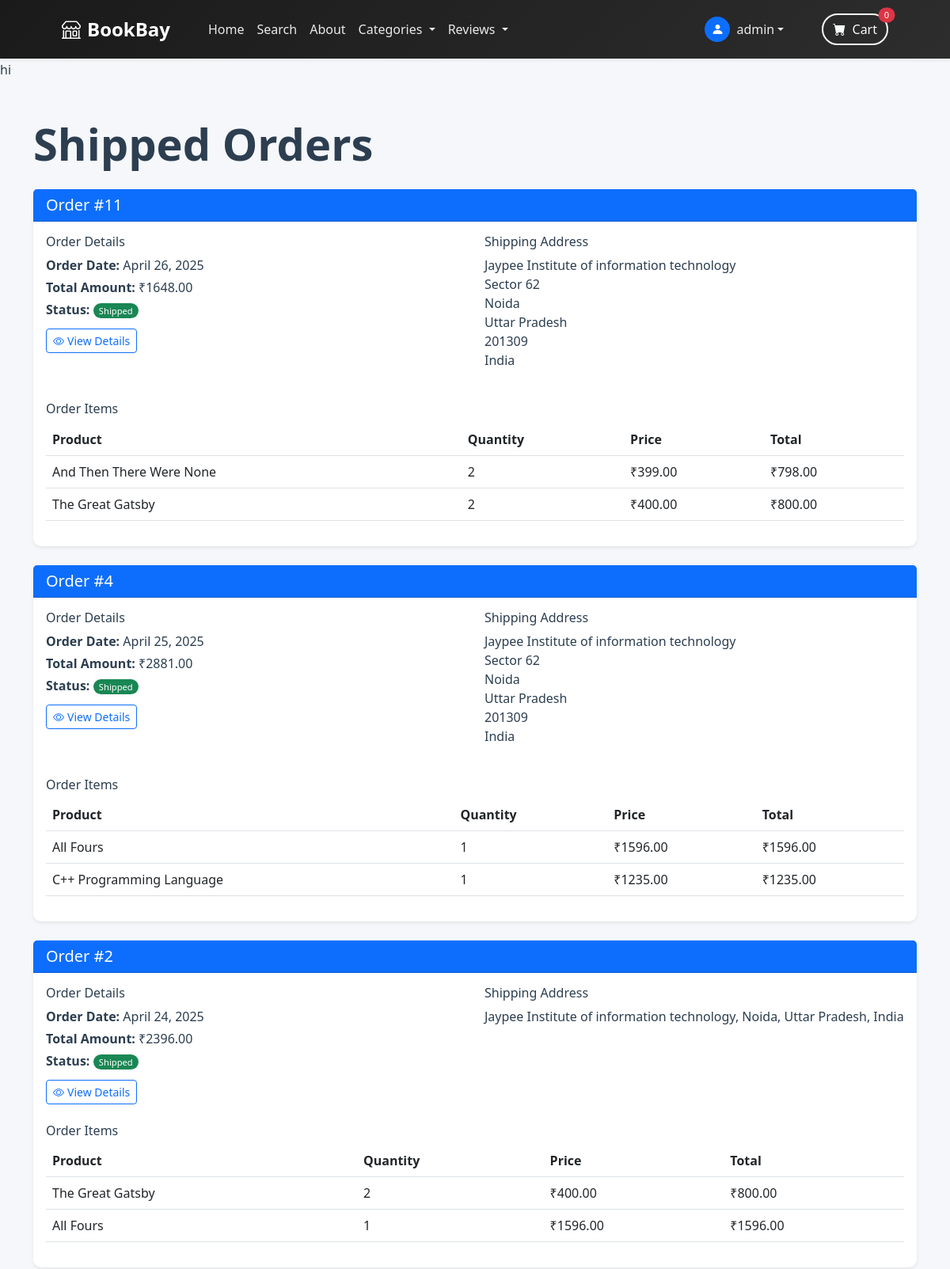
The app's page /payment/shipped_dashboard/ (signed in, upper part), older data.
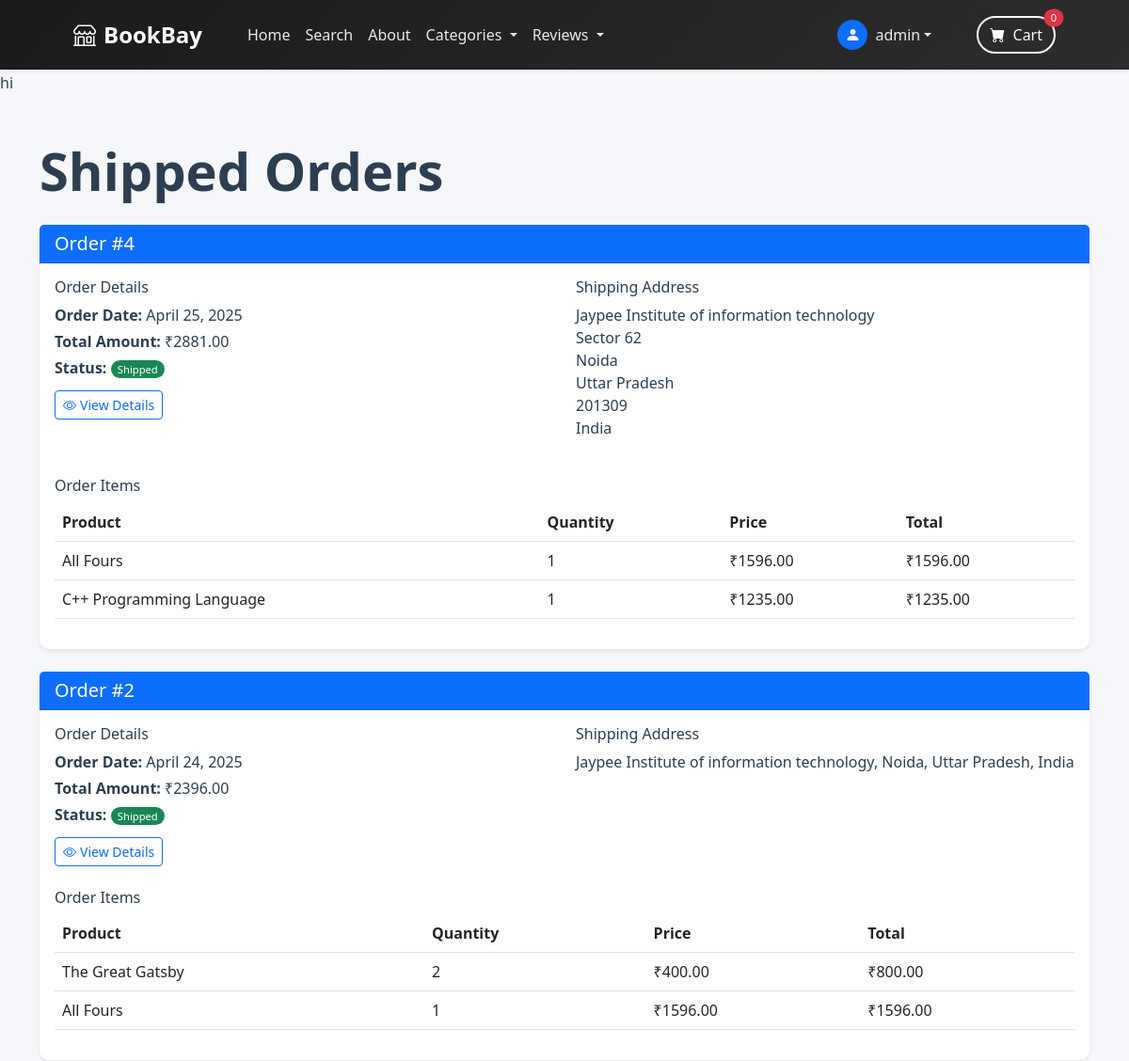
The same page, newer data.
### payment/models.py (models this page shows, shortened)
class Order(models.Model):
    user = models.ForeignKey(User, on_delete=models.CASCADE, null=True, blank=True)
    full_name = models.CharField(max_length=255)
    email = models.EmailField(max_length=255)
    shipping_address = models.TextField(max_length=255)
    amount_paid = models.DecimalField(max_digits=8, decimal_places=2)
    date_ordered = models.DateTimeField(auto_now_add=True)
    shipped = models.BooleanField(default=False)
    date_shipped = models.DateTimeField(null=True, blank=True)

class OrderItem(models.Model):
    product = models.ForeignKey(Product, on_delete=models.CASCADE, null=True, related_name='payment_order_items')
    quantity = models.PositiveBigIntegerField(default=1)
    user = models.ForeignKey(User, on_delete=models.CASCADE, null=True, blank=True)
    order = models.ForeignKey(Order, on_delete=models.CASCADE, null=True)
    price = models.DecimalField(max_digits=8, decimal_places=2)
    date_added = models.DateTimeField(auto_now_add=True)
    @property
    def get_total(self):
        return (self.price * self.quantity)

### store/models.py (models this page shows, shortened)
class Product(models.Model):
    name = models.CharField(max_length=50)
    price = models.DecimalField(default=0, decimal_places=2, max_digits=8)
    category = models.ForeignKey(Category, on_delete=models.CASCADE, default=1)
    description = models.CharField(max_length=250, default='', blank=True, null=True)
    image = models.ImageField(upload_to='uploads/product/')
    is_sale = models.BooleanField(default=False)
    sale_price = models.DecimalField(default=0, decimal_places=2, max_digits=8)

### payment/views.py (the view)
# urls.py: path('shipped_dashboard/', views.shipped_dashboard, name='shipped_dashboard'),
@login_required
def shipped_dashboard(request):
    orders = Order.objects.filter(user=request.user, shipped=True).order_by('-date_ordered')
    return render(request, 'payment/shipped_dashboard.html', {
        'orders': orders,
        'title': 'Shipped Orders'
    })

### cart/cart.py (called while the page is built)
    def __len__(self):
        return len(self.cart)

### cart/context_processors.py (called while the page is built)
def cart(request):
    return {"cart": Cart(request)}

### store/context_processors.py (called while the page is built)
def categories_context(request):
    return {
        'categories': Category.objects.filter(parent=None)
    }

### store/models.py (called while the page is built)
    def get_subcategories(self):
        return self.subcategories.all()

### payment/templates/payment/shipped_dashboard.html
{% extends 'base.html' %}
{% load static %}
{% block content %}
<div class="container py-5">
    <div class="row">
        <div class="col-12">
            <h1 class="display-4 fw-bold mb-4">{{ title }}</h1>
        </div>
    </div>
    {% if orders %}
        {% for order in orders %}
        <div class="card mb-4 shadow-sm">
            <div class="card-header bg-primary text-white">
                <div class="d-flex justify-content-between align-items-center">
                    <h5 class="mb-0">Order #{{ order.id }}</h5>
                </div>
            </div>
            <div class="card-body">
                <div class="row">
                    <div class="col-md-6">
                        <h6>Order Details</h6>
                        <p class="mb-1"><strong>Order Date:</strong> {{ order.date_ordered|date:"F j, Y" }}</p>
                        <p class="mb-1"><strong>Total Amount:</strong> ₹{{ order.amount_paid }}</p>
                        <p class="mb-1"><strong>Status:</strong> <span class="badge bg-success">Shipped</span></p>
                        <a href="{% url 'payment:order_detail' order.id %}" class="btn btn-sm btn-outline-primary mt-2">
                            <i class="bi bi-eye me-1"></i>View Details
                        </a>
                    </div>
                    <div class="col-md-6">
                        <h6>Shipping Address</h6>
                        <p class="mb-1">{{ order.shipping_address|linebreaks }}</p>
                    </div>
                </div>
                <div class="mt-4">
                    <h6>Order Items</h6>
                    <div class="table-responsive">
                        <table class="table">
                            <thead>
                                <tr>
                                    <th>Product</th>
                                    <th>Quantity</th>
                                    <th>Price</th>
                                    <th>Total</th>
                                </tr>
                            </thead>
                            <tbody>
                                {% for item in order.orderitem_set.all %}
                                <tr>
                                    <td>{{ item.product.name }}</td>
                                    <td>{{ item.quantity }}</td>
                                    <td>₹{{ item.price }}</td>
                                    <td>₹{{ item.get_total }}</td>
                                </tr>
                                {% endfor %}
                            </tbody>
                        </table>
                    </div>
                </div>
            </div>
        </div>
        {% endfor %}
    {% else %}
        <div class="alert alert-info">
            <p class="mb-0">You have no shipped orders yet.</p>
        </div>
    {% endif %}
</div>
{% endblock %}

Row changes from the older to the newer data that the page shows:
removed Order: id "11", date_ordered "April 26, 2025", amount_paid "1648.00", shipping_address "Jaypee Institute of information technology Sector 62 Noida Uttar Pradesh 201309 India"
removed OrderItem: product.name "And Then There Were None", quantity "2", price "399.00", get_total "798.00", shown under "11"
removed OrderItem: product.name "The Great Gatsby", quantity "2", price "400.00", get_total "800.00", shown under "11"
